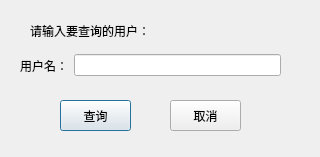
<?xml version="1.0" encoding="UTF-8"?>
<ui version="4.0">
 <class>UserInfoSearch</class>
 <widget class="QDialog" name="UserInfoSearch">
  <property name="geometry">
   <rect>
    <x>0</x>
    <y>0</y>
    <width>320</width>
    <height>157</height>
   </rect>
  </property>
  <property name="windowTitle">
   <string>Dialog</string>
  </property>
  <widget class="QLabel" name="label">
   <property name="geometry">
    <rect>
     <x>30</x>
     <y>10</y>
     <width>191</width>
     <height>41</height>
    </rect>
   </property>
   <property name="styleSheet">
    <string notr="true">font: 75 12pt &quot;Agency FB&quot;;</string>
   </property>
   <property name="text">
    <string>请输入要查询的用户：</string>
   </property>
  </widget>
  <widget class="QPushButton" name="pushButton">
   <property name="geometry">
    <rect>
     <x>60</x>
     <y>100</y>
     <width>71</width>
     <height>31</height>
    </rect>
   </property>
   <property name="text">
    <string>查询</string>
   </property>
  </widget>
  <widget class="QPushButton" name="pushButton_2">
   <property name="geometry">
    <rect>
     <x>170</x>
     <y>100</y>
     <width>71</width>
     <height>31</height>
    </rect>
   </property>
   <property name="text">
    <string>取消</string>
   </property>
  </widget>
  <widget class="QWidget" name="">
   <property name="geometry">
    <rect>
     <x>20</x>
     <y>40</y>
     <width>261</width>
     <height>51</height>
    </rect>
   </property>
   <layout class="QHBoxLayout" name="horizontalLayout">
    <item>
     <widget class="QLabel" name="label_2">
      <property name="styleSheet">
       <string notr="true">font: 75 11pt &quot;Agency FB&quot;;</string>
      </property>
      <property name="text">
       <string>用户名：</string>
      </property>
     </widget>
    </item>
    <item>
     <widget class="QLineEdit" name="lineEdit"/>
    </item>
   </layout>
  </widget>
 </widget>
 <resources/>
 <connections/>
</ui>
